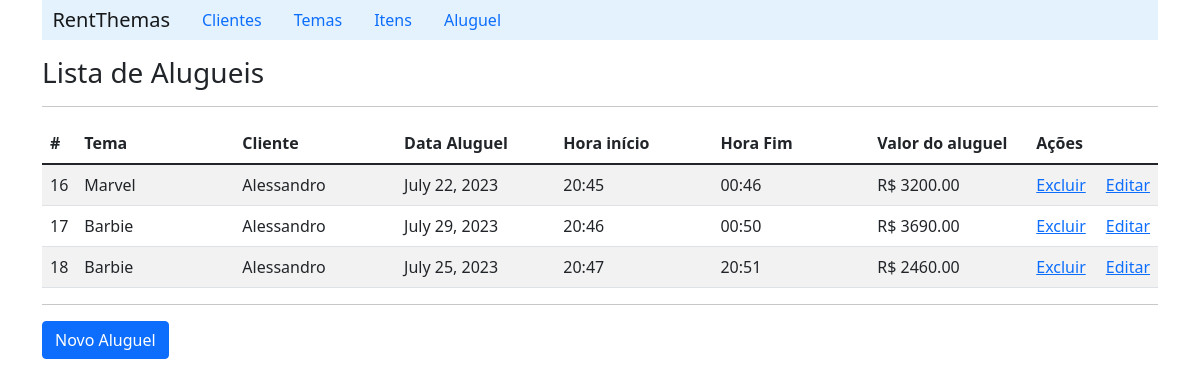
/listRent/, run on the app's committed database.
### api/models.py (models this page shows, shortened)
class Rent(models.Model):
    date = models.DateField(blank=False, null=False)
    start_hours = models.CharField(max_length=5, blank=False, null=False)
    end_hours = models.CharField(max_length=5, blank=False, null=False)
    client = models.ForeignKey('Client', on_delete=CASCADE, related_name='rents')
    theme = models.ForeignKey('Tema', on_delete=CASCADE, related_name='rents')
    valor_aluguel = models.DecimalField("Valor do aluguel", max_digits=6, decimal_places=2, default=0)

class Tema(models.Model):
    nome = models.CharField(max_length=50)
    valor_aluguel = models.DecimalField("Valor de aluguel",max_digits=6, decimal_places=2)
    cor = models.CharField(max_length=10)
    tema = models.ManyToManyField(Item)

class Client(models.Model):
    name = models.CharField(max_length=60, blank=False)
    email = models.CharField(max_length=60, blank=True)

### api/views.py (the view)
# urls.py: path('listRent/', rentview.list_rent),
    def list_rent(self, request):
        rent_list = RentDAO.list_rent(request)
        context = {'rent_list': rent_list}
        return render(request, 'rent/listRent.html', context)

### api/daos.py (called while the page is built)
    def list_rent(self):
        rent_list = Rent.objects.all()
        return rent_list

### api/templates/rent/listRent.html (shortened to what this page needs)
{% extends "index.html" %}
    {% block content %}
        <h3>Lista de Alugueis</h3>
        <hr>
        <table class="table table-striped">
            {% if rent_list %}
                <thead>
                    <tr>
                        <th scope="col">#</th>
                        <th scope="col">Tema</th>
                        <th scope="col">Cliente</th>
                        <th scope="col">Data Aluguel</th>
                        <th scope="col">Hora início</th>
                        <th scope="col">Hora Fim</th>
                        <th scope="col">Valor do aluguel</th>
                        <th scope="col">Ações</th>
                        <th scope="col"></th>
                    </tr>
                </thead>
                {% for rent in rent_list%}
                    <tr>
                        <td width='15'>{{rent.id}}</td>
                        <td width='170'>{{rent.theme.nome}}</td>
                        <td width='170'>{{rent.client.name}}</td>
                        <td width='170'>{{rent.date}}</td>
                        <td width='170'>{{rent.start_hours}}</td>
                        <td width='170'>{{rent.end_hours}}</td>
                        <td width='170'>R$ {{rent.valor_aluguel | floatformat:2}}</td>
                        <td width='70'><a href="/deleteRent/{{rent.id}}">Excluir</a></td>
                        <td><a href="/detailRent/{{rent.id}}">Editar</a></td>
                    </tr>
                {% endfor %}
            {% else %}
                <p>Nenhum item cadastrado!!</p>
            {%endif%}
        </table>
        <hr>
        <a class="btn btn-primary" href="/formRent">Novo Aluguel</a>
    {% endblock %}

### data on the page
Rent: id "16", theme.nome "Marvel", client.name "Alessandro", date "July 22, 2023", start_hours "20:45", end_hours "00:46", valor_aluguel "3200.00"
Rent: id "17", theme.nome "Barbie", client.name "Alessandro", date "July 29, 2023", start_hours "20:46", end_hours "00:50", valor_aluguel "3690.00"
Rent: id "18", theme.nome "Barbie", client.name "Alessandro", date "July 25, 2023", start_hours "20:47", end_hours "20:51", valor_aluguel "2460.00"
